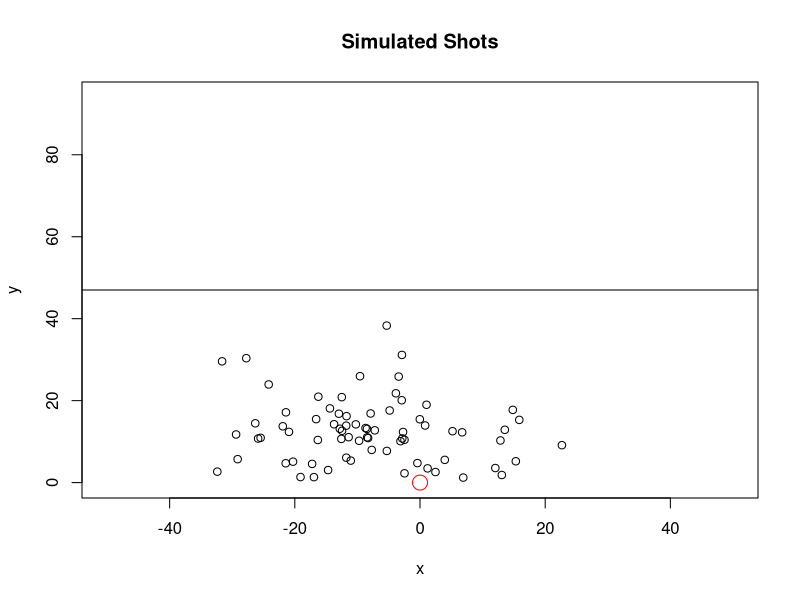
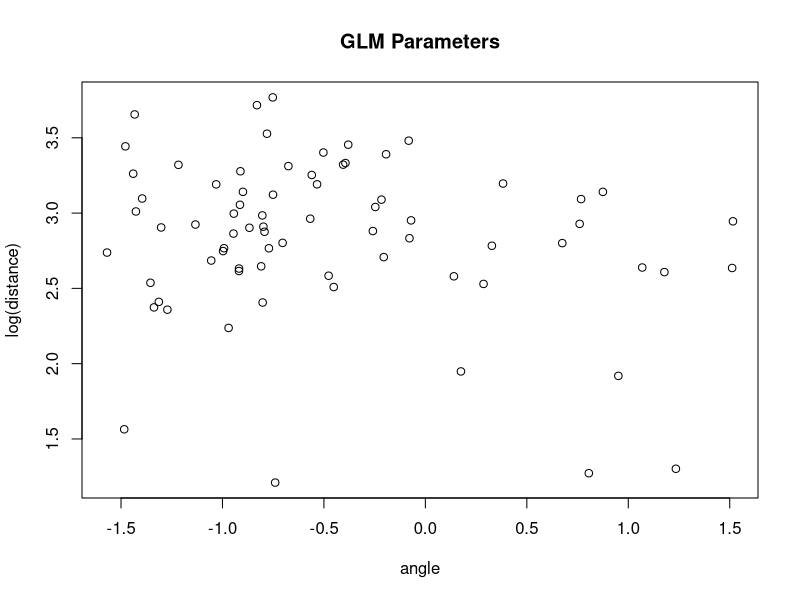
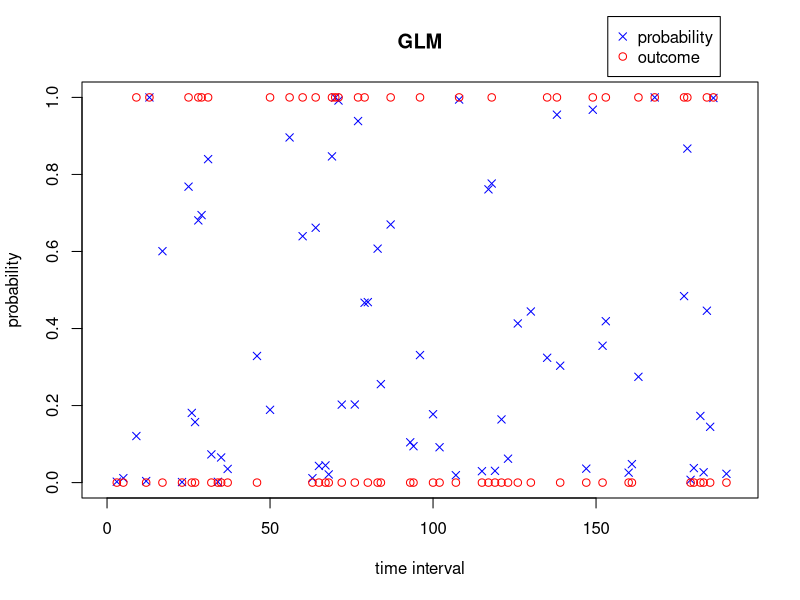
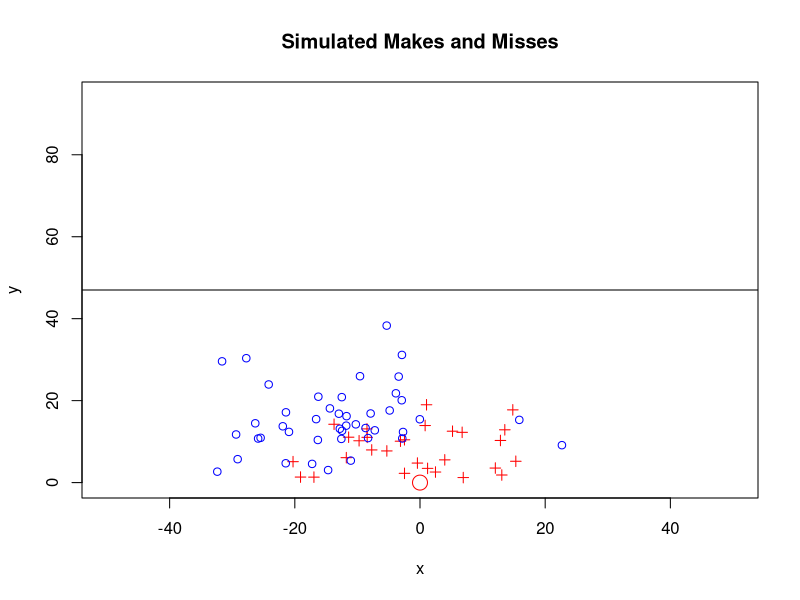
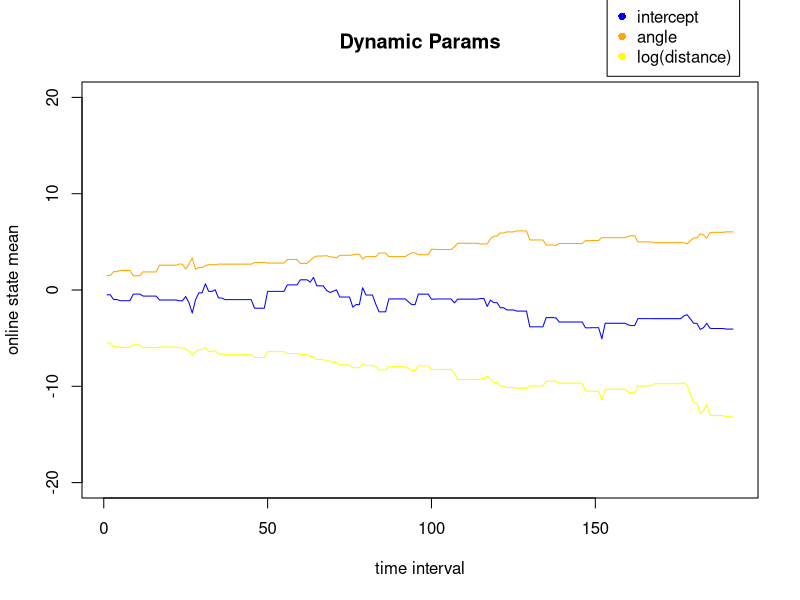
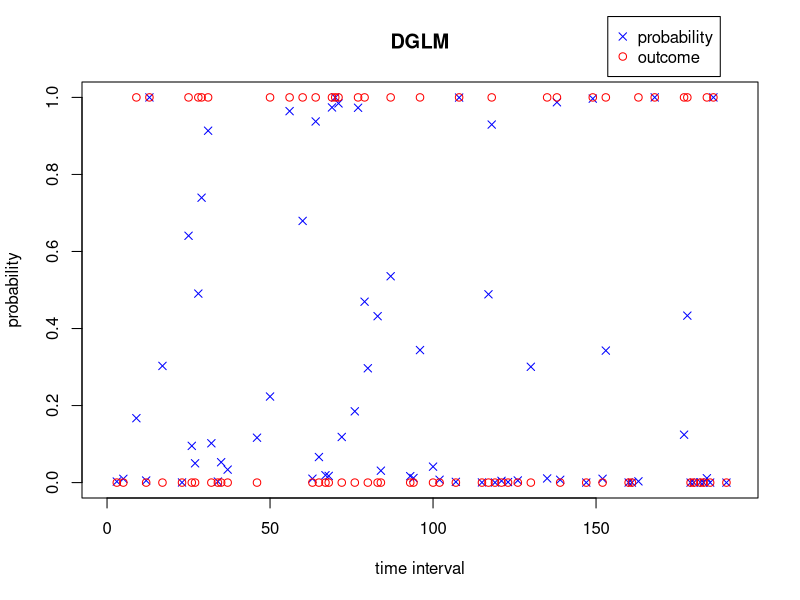
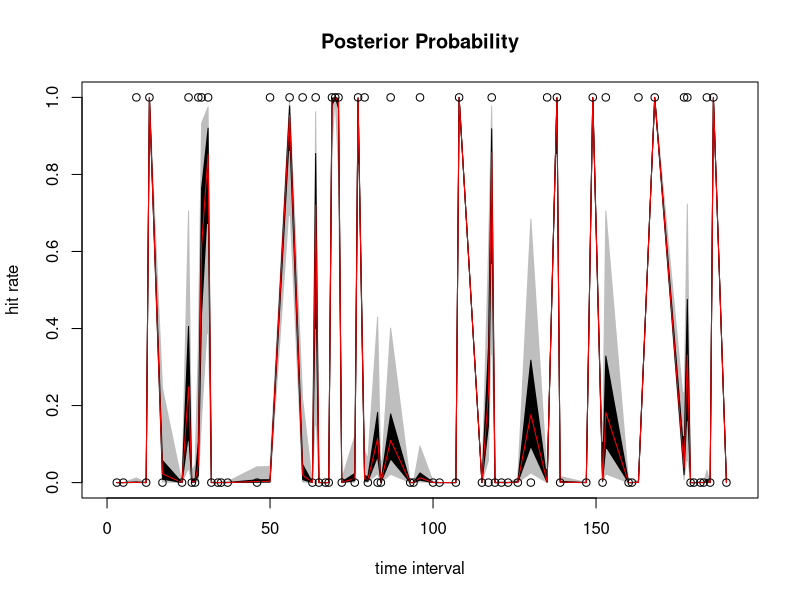
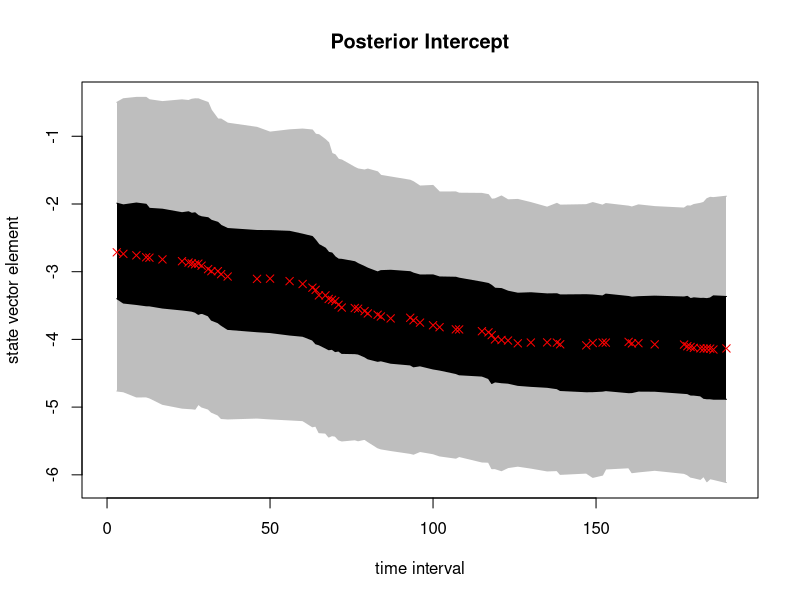

Generate these figures, in order, with R:
#From West & Harrison 14.3

#things I'm having trouble with:
  #positive definite sCt[,,t]
  #confidence interval plot

#aggregate team level things to do:
  #get an entire season into a data frame
  #split into fixed time bins of (30?) secs
  #start with binomial glm on first game of season to get initial estimates for r, phi (angle), and intercept parameters for prior in future games
  #weaknesses: you're gonna lose some resolution; it will water down the effect of the parameters (location, maybe decisions)
    #hey, what about random effects? useful for estimates of avg, but not...
  #interesting thing to look at: how shot location changes within games and across games!
    #could we have time as a predictor as well?
    #more interesting than shot success actually. at the team level that is.
    #something you can do now!!! r and theta as time series throughout a game. just use line graph/moving avg or somthing initially.

library(mvtnorm)
#court dimensions
xm <- 50; ym <- 94            
#num time units within a game
T <- 48/0.25                 
#pdf("DGLM_plots.pdf")
#generating shot attempts with constant prob over the course of a game
prshot <- 0.4
#shots is binary shot attempt vector
shots <- runif(n=T) < prshot  
tshot <- which(shots)
nshots <- length(tshot)

#x-y coordinates in feet. origin = basket
x <- matrix(c(xm*(2*rbeta(n=nshots, 6,8) - 1),
              ym*rbeta(n=nshots, 2, 12)), 
            ncol = 2)

par(xpd=FALSE)
plot(x, ylim=c(0,ym), xlim=c(-xm,xm), xlab="x", ylab="y", main = "Simulated Shots")
abline(h=ym/2)
points(0,0,col="red", cex=2)

#convert to theta and r
z <- matrix(c(atan(x[,2]/x[,1]),
            sqrt(rowSums(x^2))),
            ncol=2)
#a shifting factor to roughly center log(r) around 0
za <- log(ym/5)
#2 covariates and intercept
Z <- cbind(1, z[,1], log(z[,2]) - za)
plot(Z[,2], Z[,3]+za, main = "GLM Parameters", xlab = "angle", ylab="log(distance)")

#generating shot success probabilities
theta <- matrix(c(-0.5, 1.5, -5.5)) #GLM parameters (intercept, angle, log distance)
p <- length(theta)
pscore <- 1/(1+exp(-Z %*% theta))
q <- rep(NaN, T)
q[shots] <- pscore

#generating shot outcomes
y <- rep(NaN, T)
y[shots] <- runif(n=nshots) <= pscore
iy <- which(y[!is.nan(y)] == 1)

par(xpd=TRUE)
plot(0,0,type="n",xlim = c(0,T),ylim=c(0,1), ylab = "probability", xlab = "time interval", main = "GLM")
points(tshot, q[tshot], pch=4, col = "blue")
points(tshot, y[tshot], pch=1, col = "red")
legend(x=T*.8, y=1.21, legend=c("probability", "outcome"), pch = c(4,1), col=c("blue", "red"))

par(xpd=FALSE)
plot(x[iy,], ylim=c(0,ym), xlim=c(-xm,xm), col = "red", pch = 3, xlab="x", ylab="y", main = "Simulated Makes and Misses")
points(x[-iy,], col ="blue", pch = 1)
abline(h=ym/2)
points(0,0,col="red", cex=2)



#Forward Filtering

#set up DGLM and initial prior
#first, set up covariates per time interval
F <- t(Z)
p <- dim(F)[1]
#theta = state vector (GLM parameters) (px1)
#F = the data...regression vectors for all t...aka the design matrix (pxT)
#G = known evolution matrix ???????
#omega = evolution errors with 0 mean and known variance matrix W
#g(.) = function to map eta to real line (logit)

mt <- theta   
Ct <- diag(p)
#mt = prior mean vector
#Ct = prior covariance matrix
#(theta[t-1]|D[t-1]) ~ N(mt[t-1], Ct[t-1])

delta <- 0.99 #discount factor; "streaky parameter"
#forward filtering (FF)
smt <- matrix(rep(0,p*T), nrow=p)           #save post means
sCt <- array(rep(0,p*p*T), dim = c(p,p,T))  #save post covars
spt <- rep(NaN, T)                          #save post prob success
lmlik <- rep(0,T)                           #marg lik per time int
ishot <- 0
for(t in 1:T){
  if(t %in% tshot){
    #current shot attempt index, and time
    ishot <- ishot + 1
    ti <- tshot[ishot]
    
    ft <- (F[,ishot]) %*% mt
    At <- Ct %*% F[,ishot]/delta
    qt <- (F[,ishot]) %*% At
    At <- At/as.numeric(qt)
    
    #at = Gt*mt in txtbk, but = mt here.
    #Rt = Gt*Ct[t-1]*Gt' + Wt in txtbk, but = Ct/delta here
    #f = F'at = F'mt
    #q = F'RF = F'Ct F (1/delta)
    #((lambda,theta)' | Dt-1) ~ N( (f, a), ((q, F'C/delta),(CF/delta, C)) )

    #what is mu tho?
    #???????????????????????
    #"the samp dist of Yt depends on thetat only via the single quantity mut
    #prior: (mu|Dt) ~ N(f, q)
    #Vt > 0 is scale parameter aka precision of distribution...
    #but precision of what??? what is b(Yt, Vt?)
    #Q = q + Vt
    #post:  (mu|Dt) ~ N(f*, q*)
    
    #f* = 
    #what is mu???
    #f = F'a which is
    
    #prior mean and var of linear predictor, and adaptive vector
    #compute approx prior Beta(r,s) params; update w/ numerical iterations for exact values
    eft <- exp(ft)   #crude initial values
    rt <- (1+eft)/qt
    st <- rt/eft
    rt <- max(0.5, rt)
    st <- max(0.5, st)
    
    
    

    #fts = ft* = posterior mean of ????
    #qts = qt* = posterior variance of something ???
    #iterative numerical solution
    ep <- 0.5; drt <- 1; dst <- 1; xt <- matrix(c(rt, st))
    while(max(drt, dst) < ep){
      r0t <- psigamma(rt,0); s0t <- psigamma(st,0)
      r1t <- psigamma(rt,1); s1t <- psigamma(st,1)
      fxt <- c(r0t-s0t-ft, r1t+s1t-qt)
      Axt <- matrix(c(r1t, -s1t, psigamma(rt, 2), psigamma(st, 2)), ncol=2, byrow = TRUE)
      xt <- xt - solve(Axt, fxt)
      drt <- xt[1] - rt; dst <- xt[2] - st
      rt <- xt[1]; st <- xt[2]
    }
    lmlik[t] <- lgamma(rt+st) - lgamma(rt) - lgamma(st) + 
                lgamma(rt+y[t]) + lgamma(st+1-y[t]) - lgamma(rt+st+1) + 
                lgamma(2) - lgamma(1+y[t]) - lgamma(2-y[t])
    rts <- rt + y[t]; sts <- st + 1-y[t] #posterior beta params
    #convert to mean and variance for linear predictor
    fts <- psigamma(rts,0)-psigamma(sts,0); qts <- psigamma(rts,1)+psigamma(sts,1)
    spt[t] <- rts/(sts+rts)
    
    #update state parameters
    mt <- mt+At%*%(fts-ft)
    Ct <- Ct/delta - (At%*%t(At))*as.numeric(qt-qts)
    Ct <- (Ct + t(Ct))/2
    c(t, rt, st, mt)
    
    if(any(is.nan(mt))){
      print("stop")
      break
    }
    
  }
  smt[,t] <- mt; sCt[,,t] <- Ct #saving
}

par(xpd=TRUE)
plot(smt[1,],type="l", col = "blue", ylim = c(-20, 20), xlab = "time interval", ylab = "online state mean", main = "Dynamic Params")
lines(smt[2,],type="l", col = "orange")
lines(smt[3,],type="l", col = "yellow")
legend(x=T*.8, y=30.5, legend = c("intercept", "angle", "log(distance)"), pch = c(16), col = c("blue", "orange", "yellow"))

plot(0,0,type="n",xlim = c(0,T),ylim=c(0,1), ylab = "probability", xlab = "time interval", main = "DGLM")
points(tshot, spt[tshot], pch=4, col = "blue")
points(tshot, y[tshot], pch=1, col = "red")
legend(x=T*.8, y=1.21, legend=c("probability", "outcome"), pch = c(4,1), col=c("blue", "red"))





#Backward sampling
nmc <- 1000
#save posterior means and posterior success probs
MCtheta <- array(0, c(p, T, nmc)) 
MCq <- array(0, c(T, nmc))

#begin BS at timeunit T
thetat <- rmvnorm(n=nmc, smt[,T], sCt[,,T]) #SOMETIMES sCT[,,T] IS NOT POSITIVE DEFINITE. DEPENDS ON RANDOM SEED.
MCtheta[,T,] <- t(thetat)
MCq[T,] <- 1/(1+exp(-thetat %*% F[,nshots]))

#then recurse backwards
ishot <- nshots + 1
for(t in (T-1):1){
  if(t %in% tshot){
    ht = (1-delta)*t(array(smt[,t], c(dim(smt)[1], nmc))) + delta*thetat
    #run a simulation for each row of ht and each 3rd dim of sCt
    thetat <- t(apply(ht, 1, rmvnorm, n=1, sigma = sCt[,,t]*(1-delta)))
    MCtheta[,t,] <- t(thetat)
    ishot <- ishot - 1; ti <- tshot[ishot]
    MCq[t,] <- 1/(1+exp(-thetat %*% F[,ishot]))
  }
}

#retrospective posterior summaries
#posterior of shot probabilities?
pr <- t(apply(MCq[tshot,], 1, quantile, c(.025, .25, .5, .75, .975))) #get quantiles of each row
plot(0,0, type="n", xlim = c(0,T), ylim=c(0,1), main = "Posterior Probability", ylab="hit rate", xlab="time interval") 
lines(x=tshot, y=pr[,1], col = "gray")
lines(x=tshot, y=pr[,5], col = "gray")
polygon(c(tshot, rev(tshot)), c(pr[,1], rev(pr[,5])),
        col = "gray", border = NA)
lines(x=tshot, y=pr[,2], col = "black")
lines(x=tshot, y=pr[,4], col = "black")
polygon(c(tshot, rev(tshot)), c(pr[,2], rev(pr[,4])),
        col = "black", border = NA)
lines(x=tshot, y=pr[,3], col = "red")
points(x=1:T, y=y, pch=1)

#posteriors of parameters from DGLM
posterior_labels <- c("Posterior Intercept", "Posterior Angle", "Posterior Log Distance")
for(j in 1:p){
  
  pr = t(apply(MCtheta[j,tshot,], 1, quantile, c(.025, .25, .5, .75, .975)))
  plot(0,0, type="n", xlim = c(0,T), ylim = range(pr), main = posterior_labels[j], xlab = "time interval", ylab = "state vector element") 
  lines(x=tshot, y=pr[,1], col = "gray")
  lines(x=tshot, y=pr[,5], col = "gray")
  polygon(c(tshot, rev(tshot)), c(pr[,1], rev(pr[,5])),
          col = "gray", border = NA)
  lines(x=tshot, y=pr[,2], col = "black")
  lines(x=tshot, y=pr[,4], col = "black")
  polygon(c(tshot, rev(tshot)), c(pr[,2], rev(pr[,4])),
          col = "black", border = NA)
  points(x=tshot, y=pr[,3], col = "red", pch = 4)
  
}

dev.off()
